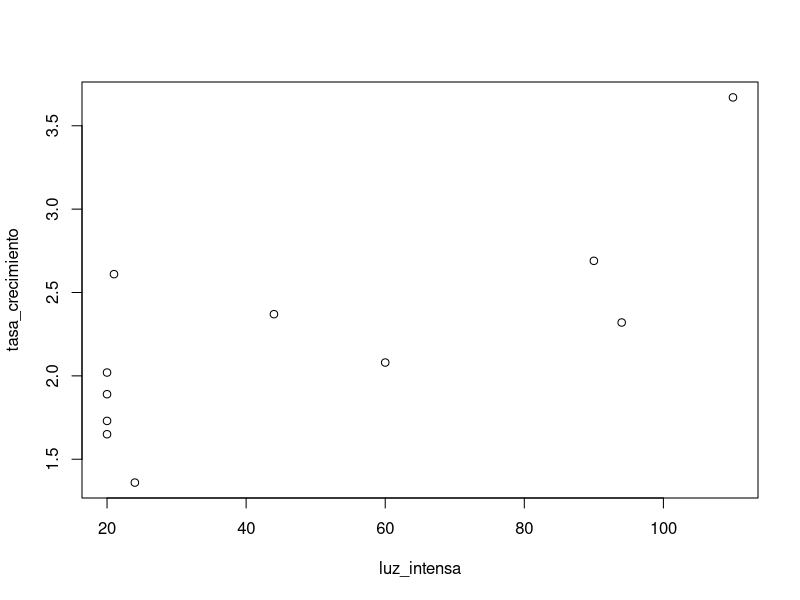
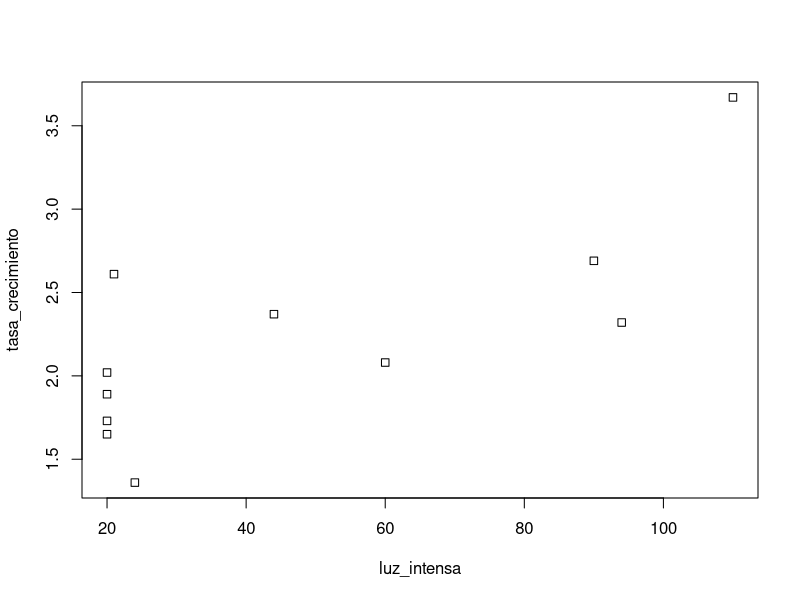
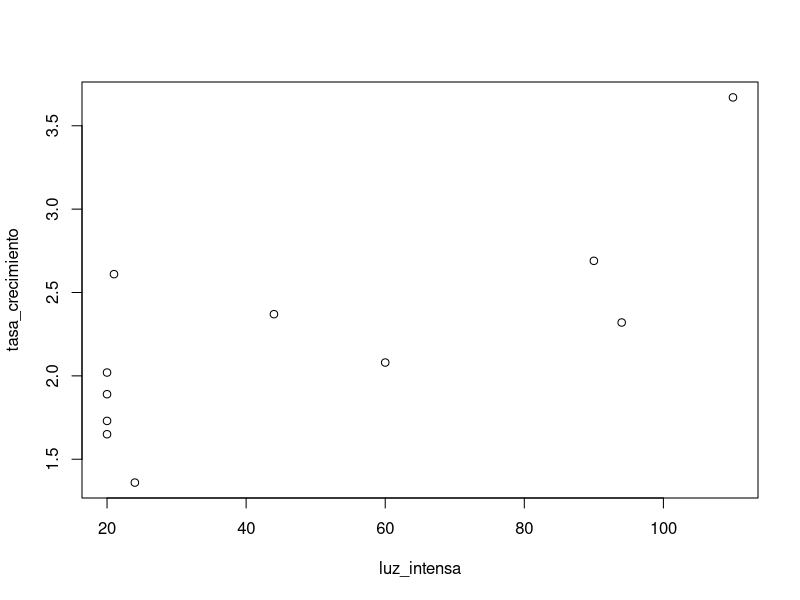
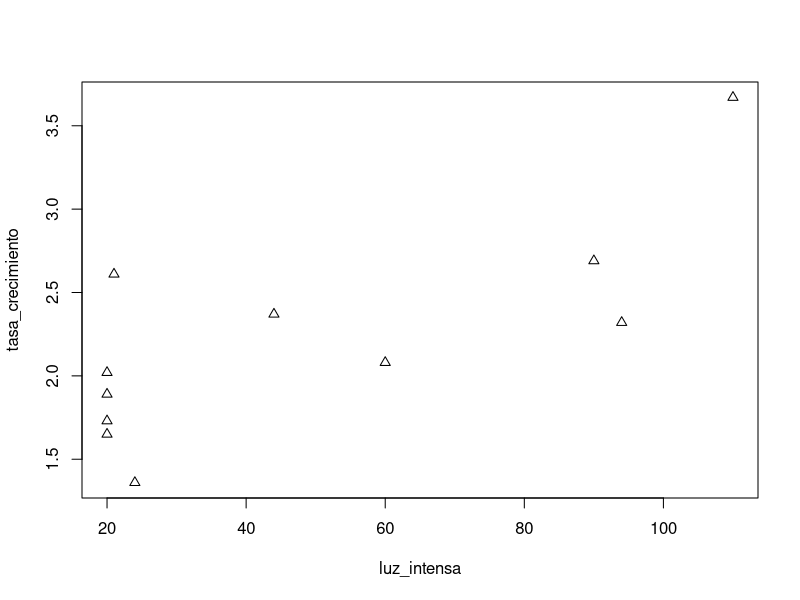
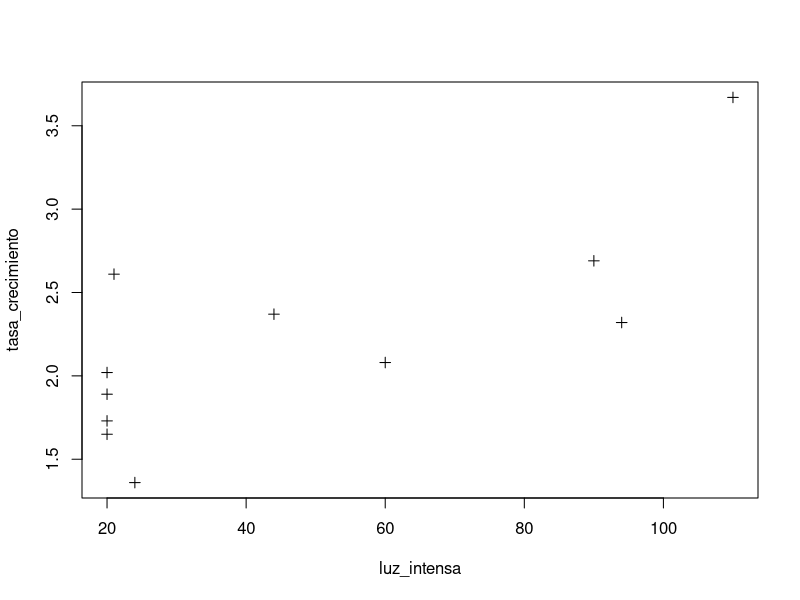
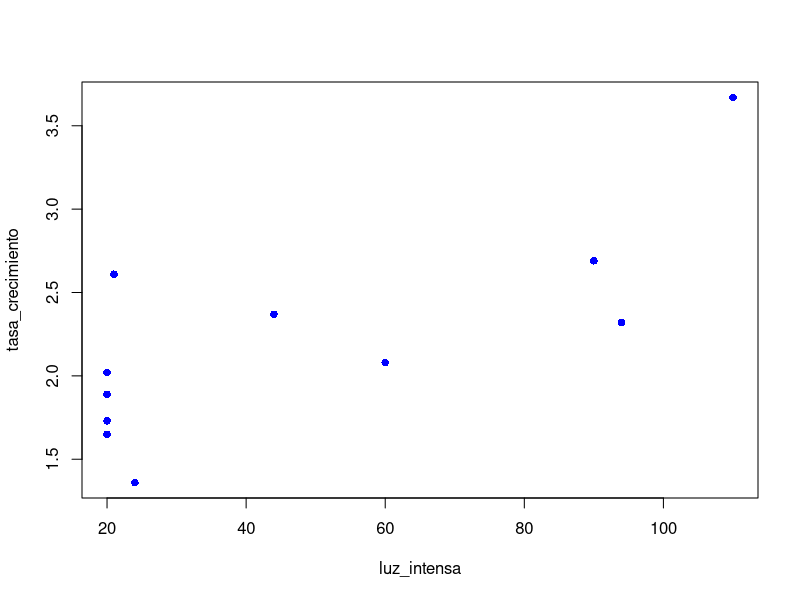
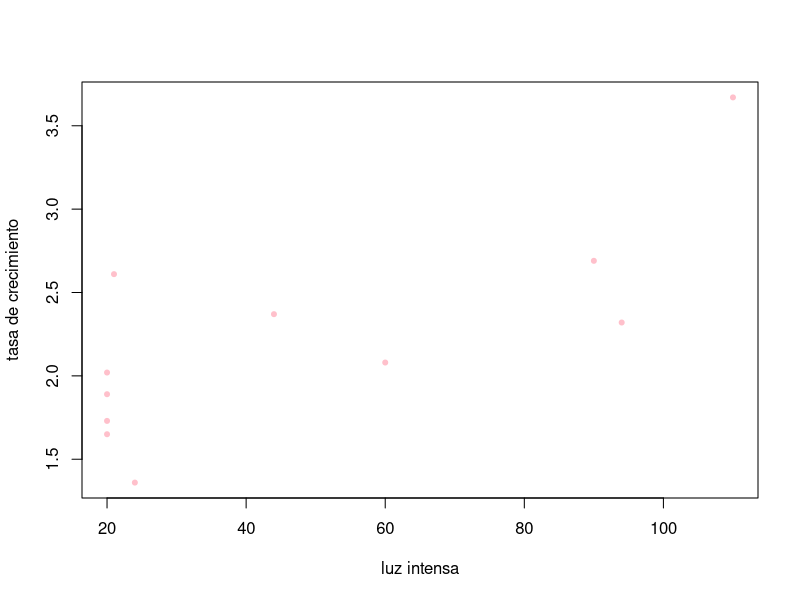
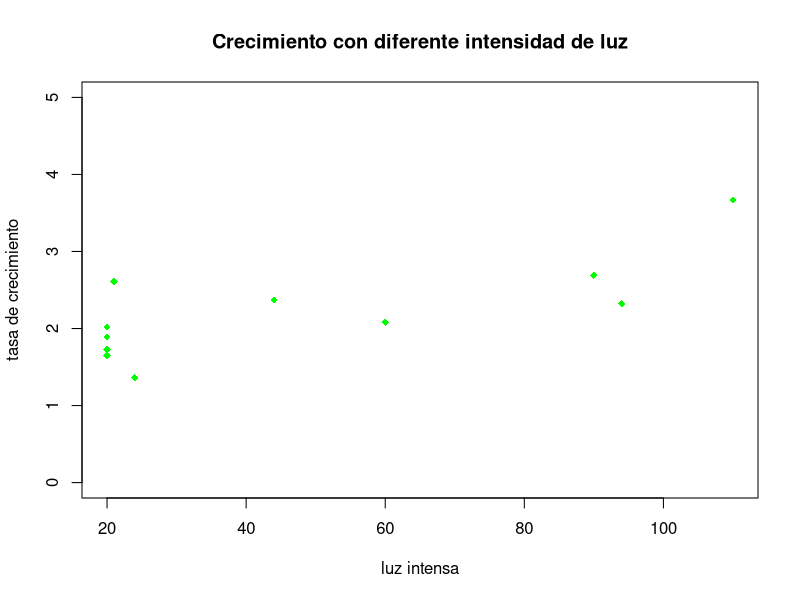

These figures' R source, in order:
## ---- chunk 1
# la función básica para realizar el gráfico de nubes de
# puntos con la función plot debemos tener dos vectores con
# los mismos argumentos

luz_intensa <- c(20,20,20,20,21,24,44,60,90,94,110)
tasa_crecimiento <- c(1.73,1.65,2.02,1.89,2.61,1.36,2.37,
                      2.08,2.69,2.32,3.67)

# crear la gráfica con la función plot
plot(luz_intensa,tasa_crecimiento)

## ---- chunk 2
# el parámetro pch que recibe como valor un entero y
# puede cambiar el formato de los puntos de la nube
plot(luz_intensa,tasa_crecimiento, pch = 0) # cuadros
plot(luz_intensa,tasa_crecimiento, pch = 1) # círculos
plot(luz_intensa,tasa_crecimiento, pch = 2) # triángulos
plot(luz_intensa,tasa_crecimiento, pch = 3) # cruces
## ---- chunk 3
# la función col recibe como valor una cadena de
# caracteres que puede especificar el color a utilizar
plot(luz_intensa,tasa_crecimiento, pch = 16, col = 'blue')

# los parámetros de xlab y ylab recibe un valor de
# cadena de caracteres para la etiqueta del eje x y y
plot(luz_intensa,tasa_crecimiento, pch = 20, col ='pink',
     xlab = 'luz intensa', ylab = 'tasa de crecimiento')

# el parámetro main recibe un valor de cadena de
# caracteres para poner un título al gráfico
plot(luz_intensa,tasa_crecimiento, pch = 18, col ='green',
     xlab = 'luz intensa', ylab = 'tasa de crecimiento',
     main = 'Crecimiento con diferente intensidad de luz',
     ylim = c(0,5))
## ---- chunk 4
# ya que fue creado el gráfico se pueden añadir más 
# utilizando la función points
plot(luz_intensa,tasa_crecimiento, pch = 18, col ='green',
     xlab = 'luz intensa', ylab = 'tasa de crecimiento',
     main = 'Crecimiento con diferente intensidad de luz',
     ylim = c(0,5))
tasa_crecimiento_f <- c(2.13,1.97,1.82,2.15,2.91,1.76,
                        2.17,1.98,2.89,2.12,4.15)
luz_intensa <- c(20,20,20,20,21,24,44,60,90,94,110)
points(luz_intensa,tasa_crecimiento_f,pch=2, col='red')

# agregar las leyendas al gráfico
# se le puede indicar la posición
legend('topright',legend = c('luz intensa', 'tasa intensa'), col = c('blue','red'),pch = 1,2)
## ---- chunk 5
# GRAFICOS DE LÍNEA
# donde la p(puntos por defecto), I(lineas),
# o(puntos y lineas)
# creamos los vectores
n <- c(1.07,1.28,2.68,6.12,9.11,9.34,10.66,11.45,12.78,
       14.15)
g <- c(28.31,28.25,31.63,26.07,38.90,25.88,29.84,33.18,
       37.94,39.55)

# creamos el gráfico
# type tiene varias opciones como: l, p, b, n, h, i, c,
# s, S
# se llaman entre comillas
plot(n,g,type = 'l')
legend('bottomleft', legend = c('microorganismo', 'unicelular'),
       col = c('blue','red'), pch = c(1,2))

# Crear el gráfico con las variables n, g
plot(n,g,type = 'overplotted',pch=1, col='blue', 
     xlab = 'nitrogeno', ylab = 'ganancias',
     main = 'Ganancias vs nitrogeno', ylim = c(10,60))
